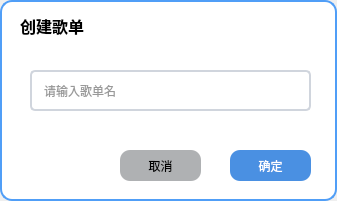
<?xml version="1.0" encoding="UTF-8"?>
<ui version="4.0">
 <class>UICreatePlaylistDialog</class>
 <widget class="QDialog" name="UICreatePlaylistDialog">
  <property name="geometry">
   <rect>
    <x>0</x>
    <y>0</y>
    <width>337</width>
    <height>201</height>
   </rect>
  </property>
  <property name="windowTitle">
   <string>Dialog</string>
  </property>
  <layout class="QHBoxLayout" name="horizontalLayout">
   <property name="spacing">
    <number>0</number>
   </property>
   <property name="leftMargin">
    <number>0</number>
   </property>
   <property name="topMargin">
    <number>0</number>
   </property>
   <property name="rightMargin">
    <number>0</number>
   </property>
   <property name="bottomMargin">
    <number>0</number>
   </property>
   <item>
    <widget class="QWidget" name="myWidget" native="true">
     <property name="styleSheet">
      <string notr="true">QWidget#myWidget { 
	background-color: white; 
	border-radius: 12px; 
	border: 1.5px solid rgb(80, 158, 247);
}</string>
     </property>
     <widget class="QLineEdit" name="lineEdit">
      <property name="geometry">
       <rect>
        <x>30</x>
        <y>70</y>
        <width>281</width>
        <height>41</height>
       </rect>
      </property>
      <property name="styleSheet">
       <string notr="true">QLineEdit{
border-radius: 5px;
padding-left: 10px;
background-color: white;
border: 1.5px solid #D0D5DD;
color: #333333;
}
</string>
      </property>
      <property name="placeholderText">
       <string>请输入歌单名</string>
      </property>
     </widget>
     <widget class="QLabel" name="label">
      <property name="geometry">
       <rect>
        <x>20</x>
        <y>10</y>
        <width>81</width>
        <height>31</height>
       </rect>
      </property>
      <property name="font">
       <font>
        <pointsize>12</pointsize>
        <bold>true</bold>
       </font>
      </property>
      <property name="styleSheet">
       <string notr="true">color: black;</string>
      </property>
      <property name="text">
       <string>创建歌单</string>
      </property>
     </widget>
     <widget class="QPushButton" name="cancelBtn">
      <property name="geometry">
       <rect>
        <x>120</x>
        <y>150</y>
        <width>81</width>
        <height>31</height>
       </rect>
      </property>
      <property name="cursor">
       <cursorShape>PointingHandCursor</cursorShape>
      </property>
      <property name="styleSheet">
       <string notr="true">QPushButton{
border-radius: 10px;
background-color: rgb(175, 177, 179);
color: black;
}</string>
      </property>
      <property name="text">
       <string>取消</string>
      </property>
     </widget>
     <widget class="QPushButton" name="acceptBtn">
      <property name="geometry">
       <rect>
        <x>230</x>
        <y>150</y>
        <width>81</width>
        <height>31</height>
       </rect>
      </property>
      <property name="cursor">
       <cursorShape>PointingHandCursor</cursorShape>
      </property>
      <property name="styleSheet">
       <string notr="true">QPushButton{
border-radius: 10px;
background-color: rgb(74, 144, 226);
color: white;
}</string>
      </property>
      <property name="text">
       <string>确定</string>
      </property>
     </widget>
    </widget>
   </item>
  </layout>
 </widget>
 <resources/>
 <connections/>
</ui>
